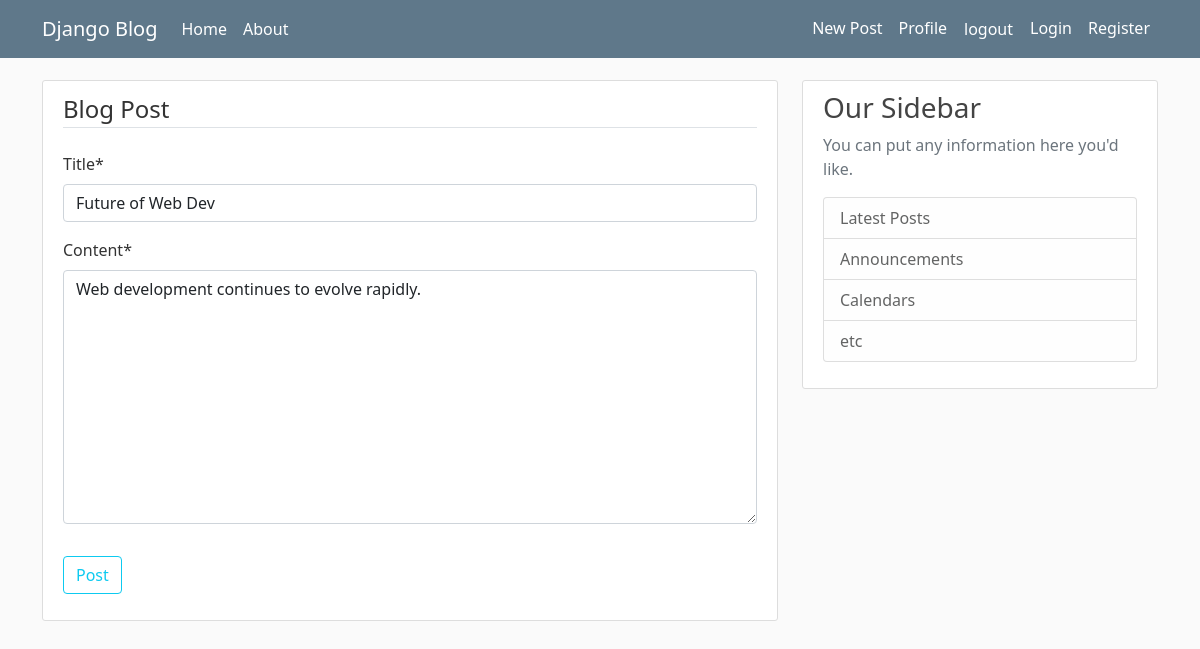
Page /post/40/update/ (signed in) on the committed database.
### blogapp/models.py (models this page shows, shortened)
class Posts(models.Model):
    title = models.CharField(max_length=100)
    content = models.TextField()
    data_posted = models.DateTimeField(default=timezone.now)
    author = models.ForeignKey(User, on_delete=models.CASCADE)

### blogapp/views.py (the view, shortened to what this page needs)
# urls.py: path("post/<int:pk>/update/", PostUpdateView.as_view(), name="post-update"),
class PostUpdateView(LoginRequiredMixin, UserPassesTestMixin, UpdateView):
    model = Posts
    fields = ["title", "content"]
    def test_func(self):
        post = self.get_object()
        if self.request.user == post.author:
            return True
        return False

### blogapp/templates/blogapp/posts_form.html (shortened to what this page needs)
{% extends 'blogapp/base.html' %}
{% load crispy_forms_tags %}
{% block content %}
<div class="content-section">
    <form method="post">
        <fieldset class="form-group">
            <legend class="border-bottom mb-4">Blog Post</legend>
            {{ form|crispy }}
        </fieldset>
        <div class="form-group pt-3 pb-3">
            <button type="submit" class="btn btn-outline-info">Post</button>
        </div>
    </form>
</div>
{% endblock content %}

### blogapp/static/blogapp/main.css (style rules this page uses)
body { background: #fafafa; color: #333333; margin-top: 5rem; }
.content-section { background: #ffffff; padding: 10px 20px; border: 1px solid #dddddd; border-radius: 3px; margin-bottom: 20px; }

### rows in the picture
Posts: title "Future of Web Dev", content "Web development continues to evolve rapidly."
